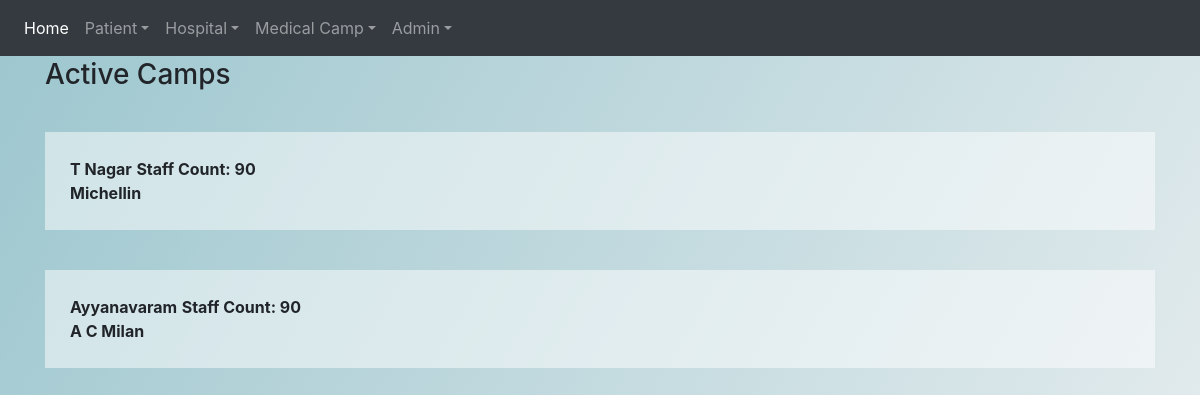
Page /patients/mc-list/ on the committed database.
### patients/models.py (models this page shows)
class MedicalCamp1(models.Model):
    area = models.CharField(max_length=200, primary_key = True)
    hid = models.ForeignKey(Hospital, on_delete = models.CASCADE)
    staffcount = models.IntegerField(default=0)

class Hospital(models.Model):
    hid = models.CharField(max_length=20, primary_key = True)
    hname = models.CharField(max_length=200)
    area = models.CharField(max_length=200)
    city  = models.CharField(max_length=200)
    hphone = models.IntegerField(default = 0)
    def __str__(self):
        return self.hname

### patients/views.py (the view)
# urls.py: url('patients/mc-list/$', patient_views.mc_list, name="mc_list"),
def mc_list(request):
    mc = MedicalCamp1.objects.raw('SELECT * FROM patients_medicalcamp1')
    return render(request,'patients/mc_list.html', {'people': mc})

### patients/templates/patients/mc_list.html
{%extends 'patients/base_layout.html'%}
{% block content %}
    <div class="list">
    <h3>Active Camps</h3>
        {% for p in people %}
            <div class = "task">
                <b>{{p.area}}</b>
                <b>Staff Count: {{p.staffcount}}</b><br>
                <b>{{p.hid}}</b>
            </div>
        {% endfor %}
    </div>
{% endblock %}

### patients/templates/patients/base_layout.html (style rules this page uses)
body { background-image:linear-gradient(120deg,#9cc6ce ,#ECF0F1 ); min-height:100vh; }
h3 { margin:10px 0; }
.task { width:100%; background:rgba(255,255,255,0.5); padding:25px; margin :40px 0px; }

### rows in the picture
MedicalCamp1: area "T Nagar", staffcount "90", hid "Michellin"
MedicalCamp1: area "Ayyanavaram", staffcount "90", hid "A C Milan"
